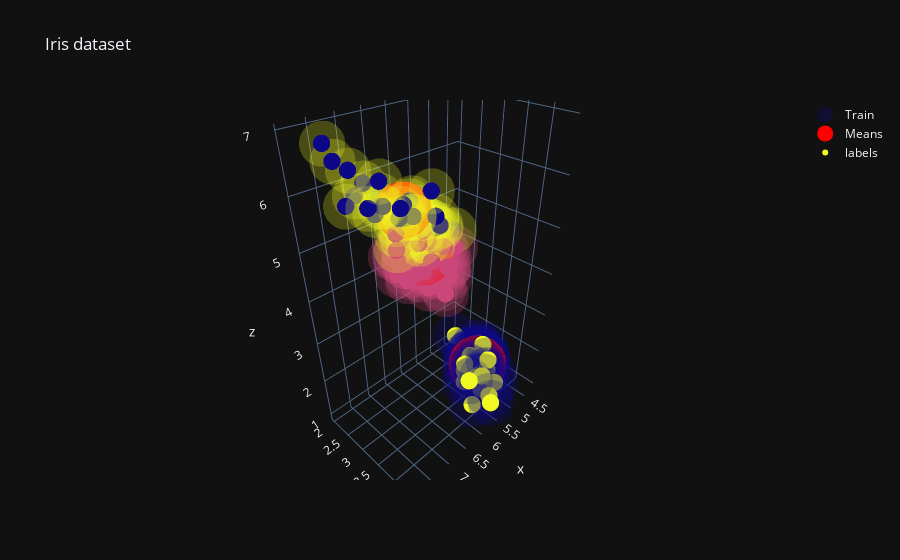

This figure's notebook cell:
### Code cell
fig = go.Figure([
    go.Scatter3d(x=dataset['sepal length (cm)'], y=dataset['sepal width (cm)'],z=dataset['petal length (cm)'], 
                    name='Train', mode='markers',
                    marker=dict(color=dataset['target'],size=16,opacity=0.25,)),
    go.Scatter3d(x=gmm.means_[:,0], y=gmm.means_[:,1],z=gmm.means_[:,2], name='Means', mode='markers', 
                marker=dict(size=20, color='red')),
    go.Scatter3d(x=dataset['sepal length (cm)'], y=dataset['sepal width (cm)'],z=dataset['petal length (cm)'], 
                name='labels', mode='markers', 
                marker=dict(color=labels,size=6)),
])
fig.update_layout(title='Iris dataset',template='plotly_dark')
fig.show()

### Figure 1 — Plotly figure (JSON) as saved in the notebook; plotly's stock layout.template omitted (floating-point values rounded to 4 significant figures; data arrays with more than 128 entries replaced by an {"elided": "..."} marker saying what was removed)
{"data": [{"marker": {"color": {"elided": "150 int values"}, "opacity": 0.25, "size": 16}, "mode": "markers", "name": "Train", "type": "scatter3d", "x": {"elided": "150 float values"}, "y": {"elided": "150 float values"}, "z": {"elided": "150 float values"}}, {"marker": {"color": "red", "size": 20}, "mode": "markers", "name": "Means", "type": "scatter3d", "x": [6.637, 6.067, 5.006], "y": [2.971, 2.82, 3.428], "z": [5.68, 4.504, 1.462]}, {"marker": {"color": {"elided": "150 int values"}, "size": 6}, "mode": "markers", "name": "labels", "type": "scatter3d", "x": {"elided": "150 float values"}, "y": {"elided": "150 float values"}, "z": {"elided": "150 float values"}}], "layout": {"title": {"text": "Iris dataset"}}}
